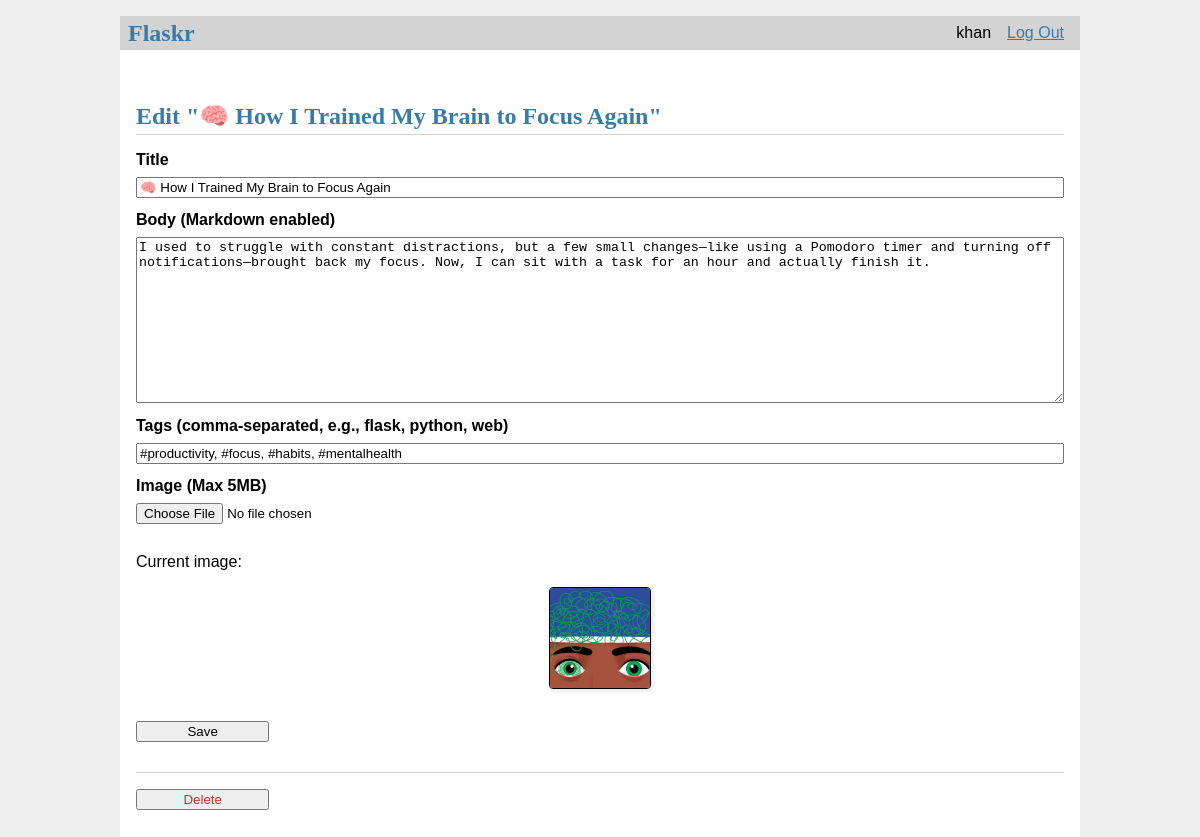
The page /1/update (signed in) on the database its author committed.
### tables this page shows
CREATE TABLE user (
  id INTEGER PRIMARY KEY AUTOINCREMENT,
  username TEXT UNIQUE NOT NULL,
  password TEXT NOT NULL
);

CREATE TABLE post (
  id INTEGER PRIMARY KEY AUTOINCREMENT,
  author_id INTEGER NOT NULL,
  created TIMESTAMP NOT NULL DEFAULT CURRENT_TIMESTAMP,
  title TEXT NOT NULL,
  body TEXT NOT NULL,
  image_url TEXT,
  FOREIGN KEY (author_id) REFERENCES user (id) ON DELETE CASCADE
);

### flaskr/blog.py (the view, shortened to what this page needs)
@bp.route("/<int:id>/update", methods=("GET", "POST"))
@login_required
def update(id):
    post = get_post(id)
    db = get_db()
    raw_post_row = db.execute("SELECT body FROM post WHERE id = ?", (id,)).fetchone()
    raw_post_body = raw_post_row["body"] if raw_post_row else ""
    current_tags = get_post_tags(id)
    current_tags_string = ", ".join(current_tags)
    return render_template(
        "blog/update.html",
        post=post,
        raw_post_body=raw_post_body,
        current_tags_string=current_tags_string,
    )

### flaskr/auth.py (called while the page is built)
@bp.before_app_request
def load_logged_in_user():
    user_id = session.get("user_id")
    if user_id is None:
        g.user = None
    else:
        g.user = (
            get_db().execute("SELECT * FROM user WHERE id = ?", (user_id,)).fetchone()
        )

def login_required(view):
    @functools.wraps(view)
    def wrapped_view(**kwargs):
        if g.user is None:
            return redirect(url_for("auth.login"))
        return view(**kwargs)
    return wrapped_view

### flaskr/blog.py (called while the page is built)
def get_post_tags(post_id):
    db = get_db()
    tags = db.execute(
        "SELECT t.name FROM tag t JOIN post_tag pt ON t.id = pt.tag_id WHERE pt.post_id = ?",
        (post_id,),
    ).fetchall()
    return [tag["name"] for tag in tags]

### flaskr/db.py (called while the page is built)
def get_db():
    if "db" not in g:
        g.db = sqlite3.connect(
            current_app.config["DATABASE"], detect_types=sqlite3.PARSE_DECLTYPES
        )
        g.db.row_factory = sqlite3.Row
    return g.db

### flaskr/templates/blog/update.html
{% extends 'base.html' %} {% block header %}
<h1>{% block title %}Edit "{{ post['title'] }}"{% endblock %}</h1>
{% endblock %} {% block content %}
<form method="post" enctype="multipart/form-data">
  <label for="title">Title</label>
  <input
    name="title"
    id="title"
    value="{{ request.form['title'] or post['title'] }}"
    required
  />
  <label for="body">Body (Markdown enabled)</label>
  <textarea name="body" id="body">{{ raw_post_body or post['body'] }}</textarea>
  <label for="tags">Tags (comma-separated, e.g., flask, python, web)</label>
  <input
    name="tags"
    id="tags"
    value="{{ request.form['tags'] or current_tags_string }}"
  />
  <label for="image">Image (Max 5MB)</label>
  <input type="file" name="image" id="image" accept="image/*" />
  {% if post['image_url'] %}
  <p>
    Current image:
    <img
      src="{{ post['image_url'] }}"
      alt="Current Image"
      style="max-width: 100px; height: auto; vertical-align: middle"
    />
  </p>
  {% endif %}
  <input type="submit" value="Save" />
</form>
<hr />
<form action="{{ url_for('blog.delete', id=post['id']) }}" method="post">
  <input
    class="danger"
    type="submit"
    value="Delete"
    onclick="return confirm('Are you sure you want to delete this post?');"
  />
</form>
{% endblock %}

### flaskr/templates/base.html (shortened to what this page needs)
<!DOCTYPE html>
<link rel="stylesheet" href="{{ url_for('static', filename='style.css') }}" />
<nav>
  <h1>Flaskr</h1>
  <ul>
    {% if g.user %}
    <li><span>{{ g.user['username'] }}</span></li>
    <li><a href="{{ url_for('auth.logout') }}">Log Out</a> {% else %}</li>
    <li><a href="{{ url_for('auth.register') }}">Register</a></li>
    <li>
      <a href="{{ url_for('auth.login') }}">Log In</a>
      {% endif %}
    </li>
  </ul>
</nav>
<section class="content">
  <br />
  <br />
  <header>{% block header %}{% endblock %}</header>
   {% block content %}{% endblock %}
</section>

### flaskr/static/style.css (style rules this page uses)
h1 { font-family: serif; color: #377ba8; margin: 1rem 0; }
a { color: #377ba8; }
hr { border: none; border-top: 1px solid lightgray; }
nav { background: lightgray; display: flex; align-items: center; padding: 0 0.5rem; }
nav h1 { flex: auto; margin: 0; }
nav ul { display: flex; list-style: none; margin: 0; padding: 0; }
nav ul li a, nav ul li span, header .action { display: block; padding: 0.5rem; }
.content { padding: 0 1rem 1rem; }
.content > header { border-bottom: 1px solid lightgray; display: flex; align-items: flex-end; }
.content > header h1 { flex: auto; margin: 1rem 0 0.25rem 0; }
.content:last-child { margin-bottom: 0; }
.content form { margin: 1em 0; display: flex; flex-direction: column; }
.content label { font-weight: bold; margin-bottom: 0.5em; }
.content input, .content textarea { margin-bottom: 1em; }
.content textarea { min-height: 12em; resize: vertical; }
input.danger { color: #cc2f2e; }
input[type="submit"] { align-self: start; min-width: 10em; }
img { height: 150px; width: 150px; object-fit: cover; border: 1px solid black; display: block; margin: 1em auto; border-radius: 4px; box-shadow: 2px 2px 5px rgba(0, 0, 0, 0.1); }

### rows shown on the page
user: user.username "khan"
post: title "🧠 How I Trained My Brain to Focus Again", body "I used to struggle with constant distractions, but a few small changes—like using a Pomodoro timer and turning off notifications—brought back my focus. Now, I can sit with a task for an hour and actually finish it.", image_url (picture)
